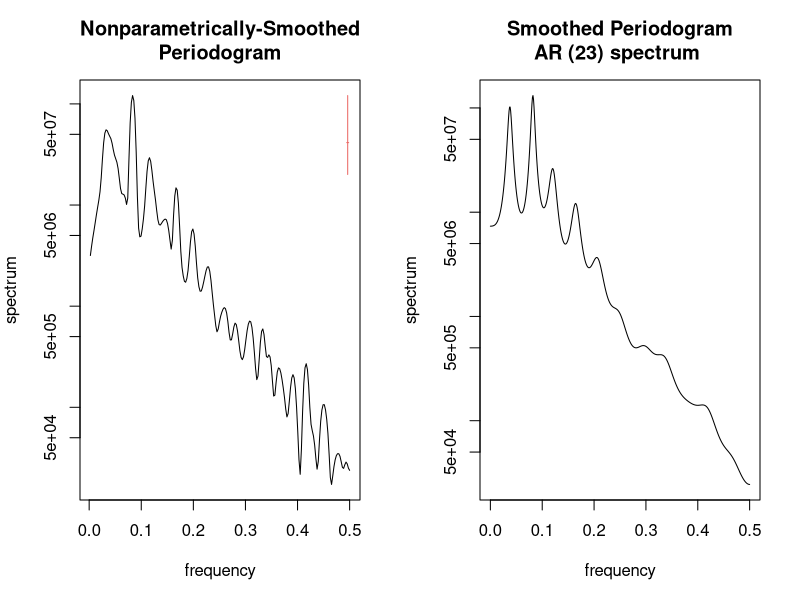
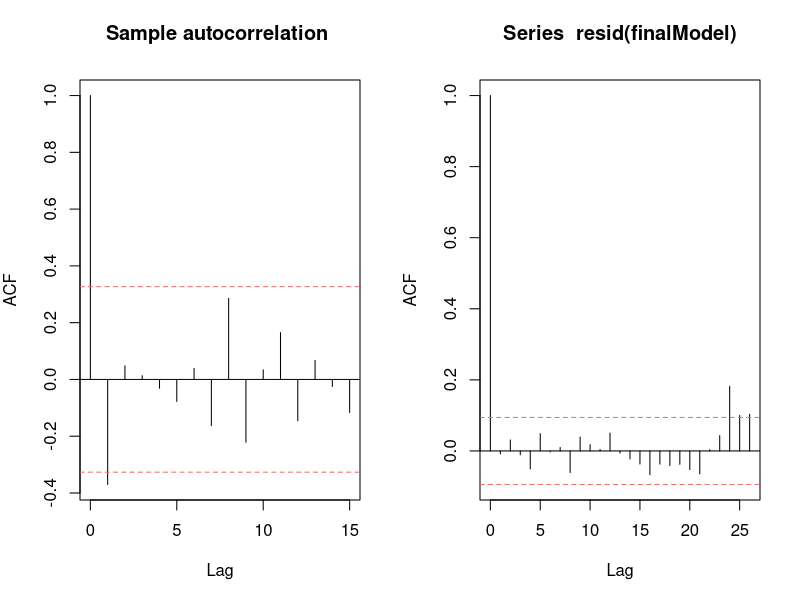

The R script that drew these images, in order:
## ---- chunk 1
library(knitr)
knitr::opts_chunk$set(echo = FALSE, warning = FALSE)
## ---- chunk 2
measles <- read.csv("measles.csv", stringsAsFactors = F)
names(measles) <- c("month", "cases")
measles$month <- as.character(measles$month)
measles$month <- as.Date(paste0(measles$month, "-01"), format = "%Y-%m-%d")
cases <- ts(measles$cases)
janCases <- ts(measles$cases[strptime(measles$month, format = "%Y-%m-%d")$mon == 0])
## ---- chunk 3
measles <- subset(measles, strptime(measles$month, format = "%Y-%m-%d")$year <= 63)
cases <- ts(measles$cases)
janCases <- ts(measles$cases[strptime(measles$month, format = "%Y-%m-%d")$mon == 0])
## ---- chunk 4
smoothCases <- spectrum(cases, span = c(3, 5, 3), plot = F)
par(mfrow = c(1, 2), mar = c(5, 4, 4, 2))
plot(smoothCases, main = "Nonparametrically-Smoothed\nPeriodogram", sub = "", ci.col = "#EB6864")
arSmoothCases <- spectrum(cases, method = "ar", plot = F)
plot(arSmoothCases, main = paste0("Smoothed Periodogram\n", arSmoothCases$method), ci.col = "#EB6864")

maxFreq <- smoothCases$freq[which.max(smoothCases$spec)]
## ---- chunk 5
plot(acf(janCases, plot = F), ci.col = "#EB6864", main = "Sample autocorrelation ")
## ---- chunk 6
aic_table <- function(data,P,Q){
  table <- matrix(NA,(P+1),(Q+1))
  for(p in 0:P) {
    for(q in 0:Q) {
       table[p+1,q+1] <- arima(data,order=c(p,0,q))$aic
    }
  }
  dimnames(table) <- list(paste("<b> AR",0:P, "</b>", sep=""),paste("MA",0:Q,sep=""))
  table
}
janAIC <- aic_table(janCases, 5, 5)
kable(janAIC, digits=2)
## ---- chunk 7
aic_table <- function(data,P,Q){
  table <- matrix(NA,(P+1),(Q+1))
  for(p in 0:P) {
    for(q in 0:Q) {
       table[p+1,q+1] <- arima(data,order=c(p,0,q),
                               seasonal = list(order = c(1, 0, 0), frequency = 12))$aic
    }
  }
  dimnames(table) <- list(paste("<b> AR",0:P, "</b>", sep=""),paste("MA",0:Q,sep=""))
  table
}
caseAIC <- aic_table(cases, 5, 5)
kable(caseAIC, digits=2)
## ---- chunk 8
finalModel <- arima(cases, order = c(2, 0, 2), 
                    seasonal = list(order = c(1, 0, 0), 
                                    frequency = 12))
coefs <- coef(finalModel)
## ---- chunk 9
ARroots <- polyroot(c(1, -coefs[c("ar1", "ar2")]))
ARroots
## ---- chunk 10
MAroots <- polyroot(c(1, -coefs[c("ma1", "ma2")]))
MAroots
## ---- chunk 11
plot(acf(resid(finalModel), plot = F), ci.col = "#EB6864")
